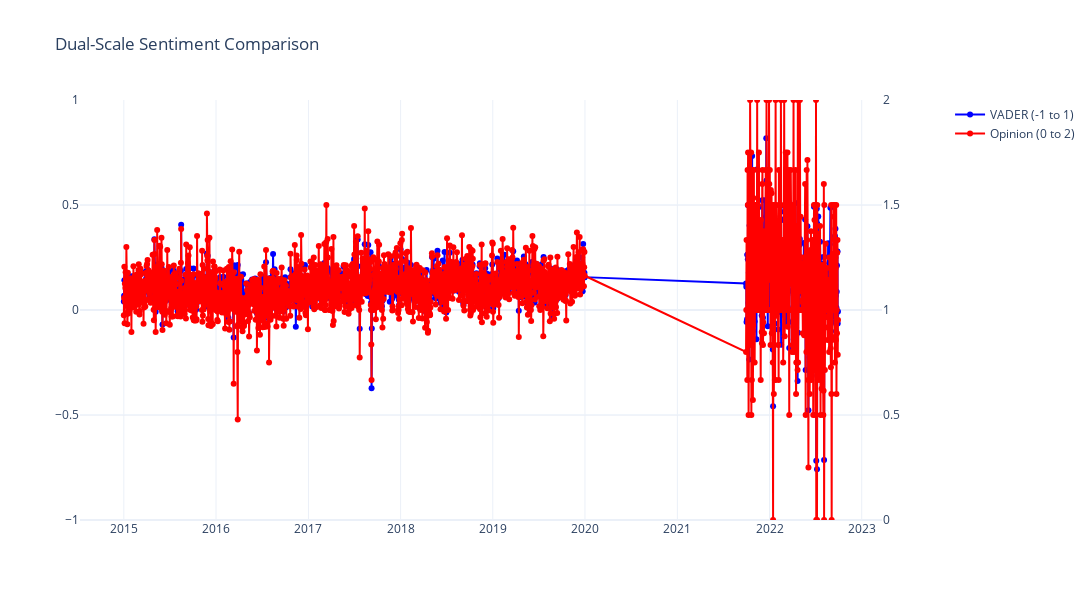

The notebook cell saved with this chart:
### Code cell
import plotly.graph_objects as go
from plotly.subplots import make_subplots

# Create figure with secondary y-axis
fig = make_subplots(specs=[[{"secondary_y": True}]])

# Add VADER trace (left axis)
fig.add_trace(
    go.Scatter(
        x=specific_daily_sentiment['Date'], y=specific_daily_sentiment['VADER_compound'],
        name="VADER (-1 to 1)", line=dict(color='blue'),
        mode='lines+markers'
    ),
    secondary_y=False
)

# Add Custom trace (right axis)
fig.add_trace(
    go.Scatter(
        x=specific_daily_sentiment['Date'], y=specific_daily_sentiment['opinion_sentiment'],
        name="Opinion (0 to 2)", line=dict(color='red'),
        mode='lines+markers'
    ),
    secondary_y=True
)

# Set axis ranges
fig.update_yaxes(range=[-1, 1], secondary_y=False)
fig.update_yaxes(range=[0, 2], secondary_y=True)

# Layout customization
fig.update_layout(
    title="Dual-Scale Sentiment Comparison",
    hovermode="x unified",
    width=1200,  # Responsive width
    height=600,
    template="plotly_white"  # Professional theme
)

fig.show()
# Save as HTML (scalable vector format)
fig.write_html("sentiment_plot.html")

### Figure 1 — Plotly figure (JSON) as saved in the notebook; plotly's stock layout.template omitted (floating-point values rounded to 4 significant figures; data arrays with more than 128 entries replaced by an {"elided": "..."} marker saying what was removed)
{"data": [{"line": {"color": "blue"}, "mode": "lines+markers", "name": "VADER (-1 to 1)", "type": "scatter", "x": {"elided": "2178 str values"}, "xaxis": "x", "y": {"elided": "2178 float values"}, "yaxis": "y"}, {"line": {"color": "red"}, "mode": "lines+markers", "name": "Opinion (0 to 2)", "type": "scatter", "x": {"elided": "2178 str values"}, "xaxis": "x", "y": {"elided": "2178 float values"}, "yaxis": "y2"}], "layout": {"height": 600, "hovermode": "x unified", "title": {"text": "Dual-Scale Sentiment Comparison"}, "width": 1200, "xaxis": {"anchor": "y", "domain": [0, 0.94]}, "yaxis": {"anchor": "x", "domain": [0, 1], "range": [-1, 1]}, "yaxis2": {"anchor": "x", "overlaying": "y", "range": [0, 2], "side": "right"}}}
